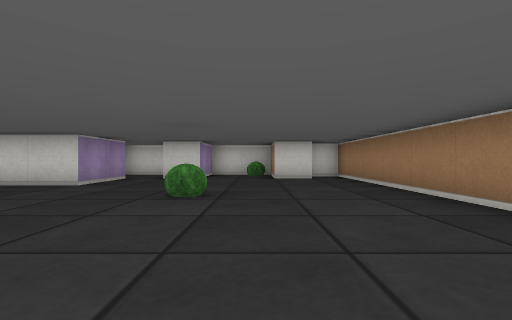
View 1 (above)

16 first-person views from a walk through a cub3D ray-caster map. The camera is about half as high as the walls, looks level and sees 85° across. The floor is counted in squares. Each view is taken from the middle of a square. On the plan, view 1 faces up. The plan holds only what a view shows up to about 9 squares ahead; the rest is blank. The place goes on beyond the plan.

View 2
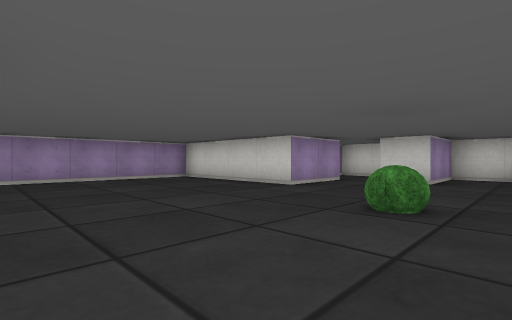

View 3
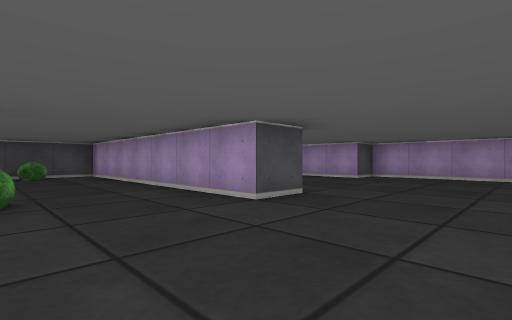

View 4
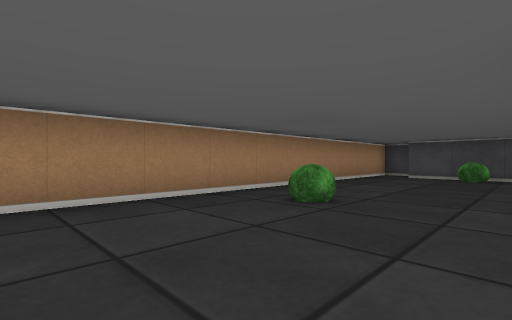

View 5
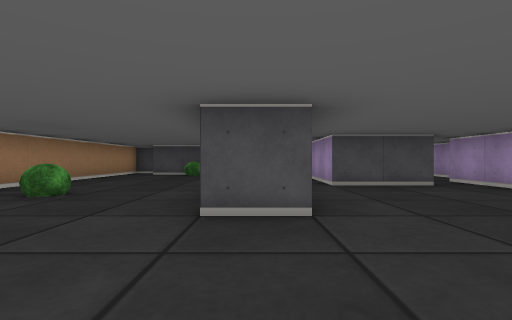

View 6
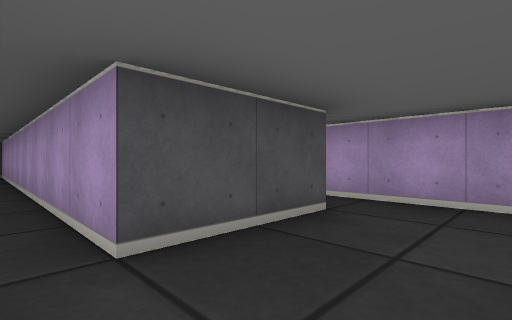

View 7
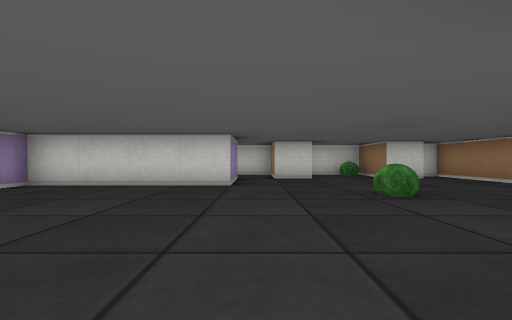

View 8
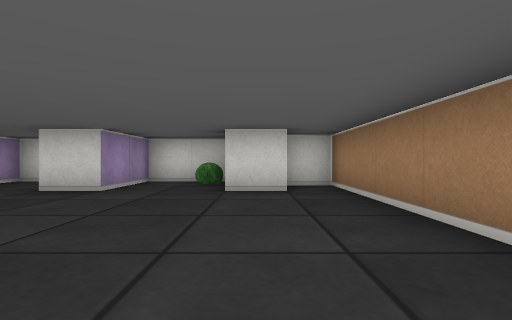

View 9
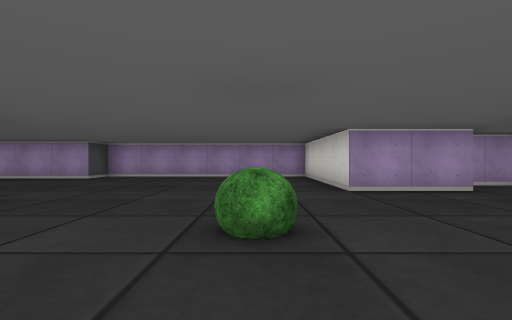

View 10
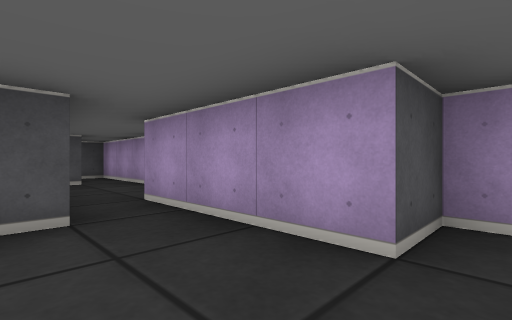

View 11
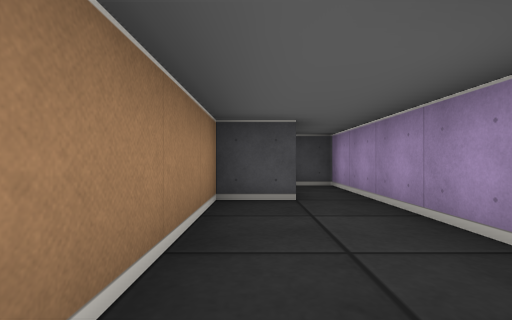

View 12
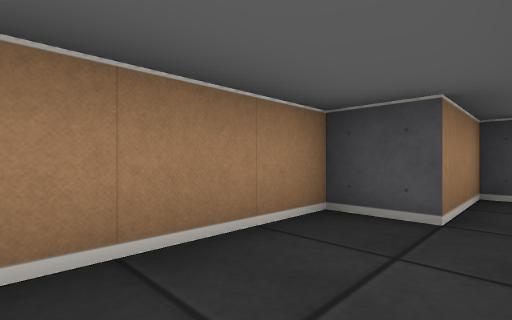

View 13
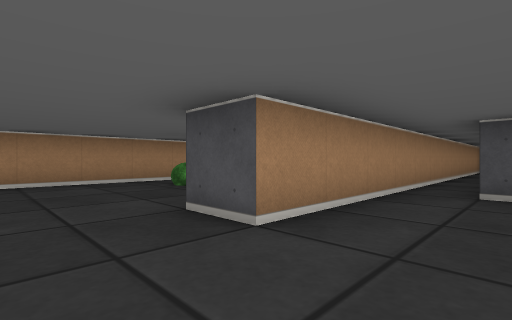

View 14
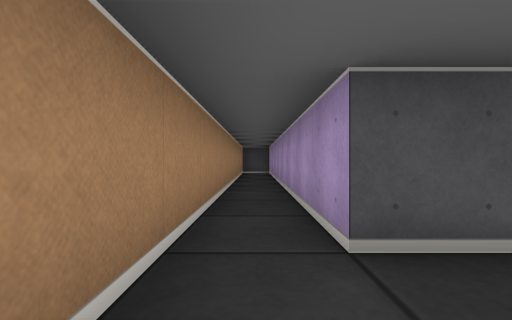

View 15
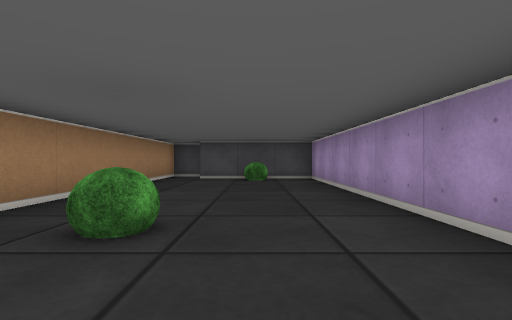

View 16
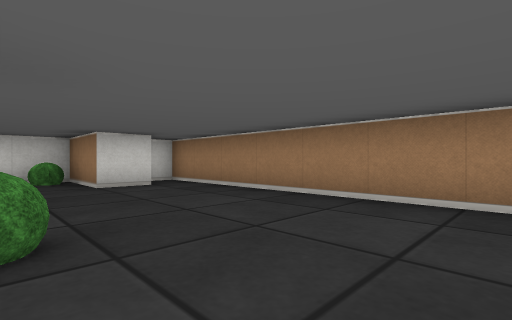

### Floor plan
Points are (right, up) in squares from view 1. A wall is a line through its corners. A room is listed if a view was taken in it or the views show most of it. See-through windows are left out.
Room 1 (views 1, 2, 3, 4, 5, 6, 7, 8, 9, 10, 11, 13, 14, 15, 16)
walls: (-5.5, -2.5) (-3.5, -2.5) (-3.5, -11.5); (-3.5, 7.6) (-3.5, 5.5) (-7.5, 5.5) (-7.5, -0.5) (-6.5, -0.5) (-6.5, -3.5); (1.6, 7.5) (0.5, 7.5) (0.5, 9.5) (-1.5, 9.5) (-1.5, 7.5) (-2.5, 7.5); (1.6, -7.5) (2.5, -7.5) (2.5, 8.5) (1.5, 8.5); (-2.5, -9.9) (-2.5, 0.5) (-1.5, 0.5) (-1.5, -6.5) (1.5, -6.5)
ways out: opening at (-6, -3) to room 2; opening at (-3, 7) to room 3
objects: bush (-1, 4); bush (0, -6); bush (0, 9); bush (1, -1)
Room 2 (view 12)
walls: (-7.5, -4.6) (-7.5, -8.5) (-6.5, -8.5) (-6.5, -6.5) (-5.5, -6.5) (-5.5, -3.5)
ways out: opening at (-6, -3) to room 1
Room 3 (no view inside)
walls: (-3.2, 9.5) (-4.5, 9.5) (-4.5, 8.2); (-2.5, 7.5) (-2.5, 8.8)
ways out: opening at (-3, 7) to room 1

Positions as (right, up) in squares from view 1, and headings:
1: (0, 0), facing up
2: (0, 1), facing up-left
3: (1, 3), facing down-left
4: (-1, 2), facing down-right
5: (-2, 3), facing down
6: (-3, -1), facing down-left
7: (-3, 0), facing up
8: (1, 3), facing up
9: (1, 4), facing left
10: (-5, 0), facing down-left
11: (-6, -3), facing down
12: (-7, -4), facing down-right
13: (-4, 2), facing down-right
14: (-3, -1), facing down
15: (0, 1), facing down
16: (-1, 2), facing up-right
